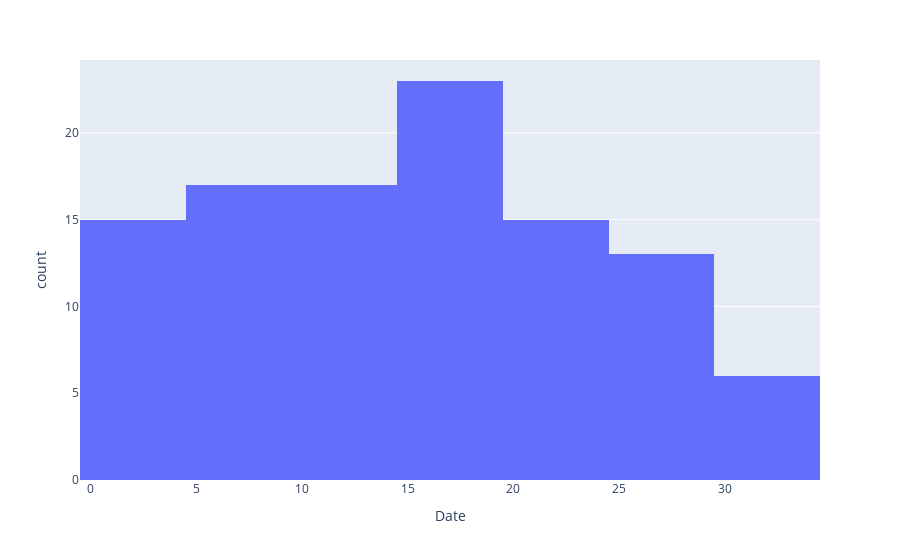

Write notebook code for a chart like this one.
### Code cell
# P - Histogram

import plotly.express as px


x = DB['Amount']   # Run through all variables on by one

fig = px.histogram(DB,x)
fig.show()

### Figure 1 — Plotly figure (JSON) as saved in the notebook; plotly's stock layout.template omitted (floating-point values rounded to 4 significant figures)
{"data": [{"alignmentgroup": "True", "bingroup": "x", "hovertemplate": "Date=%{x}<br>count=%{y}<extra></extra>", "legendgroup": "", "marker": {"color": "#636efa"}, "name": "", "offsetgroup": "", "orientation": "v", "showlegend": false, "type": "histogram", "x": [26, 20, 15, 17, 7, 21, 24, 4, 31, 27, 7, 31, 15, 13, 15, 27, 20, 1, 19, 25, 11, 2, 23, 4, 7, 17, 8, 13, 11, 30, 21, 26, 29, 16, 16, 12, 5, 26, 21, 4, 9, 19, 14, 6, 2, 20, 25, 19, 3, 14, 16, 21, 21, 16, 14, 19, 19, 6, 7, 19, 1, 14, 4, 3, 8, 30, 31, 16, 10, 13, 1, 15, 10, 22, 6, 30, 29, 19, 17, 5, 14, 10, 12, 9, 9, 8, 11, 20, 16, 25, 2, 20, 27, 1, 10, 4, 5, 17, 20, 17, 1, 20, 26, 25, 7, 15], "xaxis": "x", "yaxis": "y"}], "layout": {"barmode": "relative", "legend": {"tracegroupgap": 0}, "margin": {"t": 60}, "xaxis": {"anchor": "y", "domain": [0, 1], "title": {"text": "Date"}}, "yaxis": {"anchor": "x", "domain": [0, 1], "title": {"text": "count"}}}}
